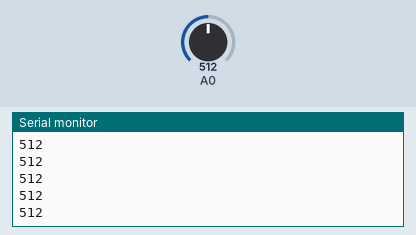
Simulated run of this sketch. Board: Arduino Uno, built with avr-gcc and run on an emulated ATmega328P. Parts: the last lines printed to the serial monitor. The inputs (shaded band) are chosen by the test bench; at power-on: A0 = 512.

Above: at 1.2 s.
1.3 s: A0 set to 716
At 2.0 s:
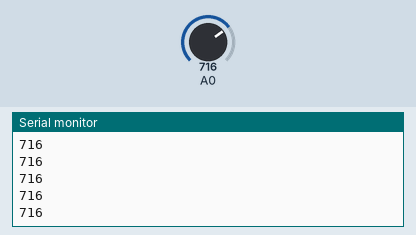
2.8 s: A0 set to 900
At 3.4 s:
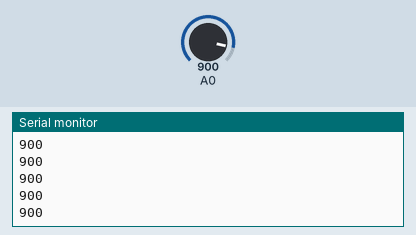
Timing chart, 0 to 5.8 s (numbered marks = the images above; inputs shaded):
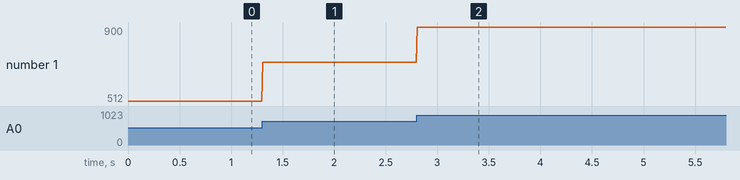

The sketch:

EMG_read.ino
```cpp
void setup()
{
  Serial.begin(115200);
}

void loop()
{
  int val1 = analogRead(A0);

  Serial.print(val1);
  Serial.print("\n");
  delay(10);
}
```

Measured:
- after the input at 1.3 s, the serial monitor: prints a new line at once (image 1)
- after the input at 2.8 s, the serial monitor: prints a new line at once (image 2)
- plotted number 1: 512 → 716 after the input at 1.3 s, 716 → 900 after the input at 2.8 s
